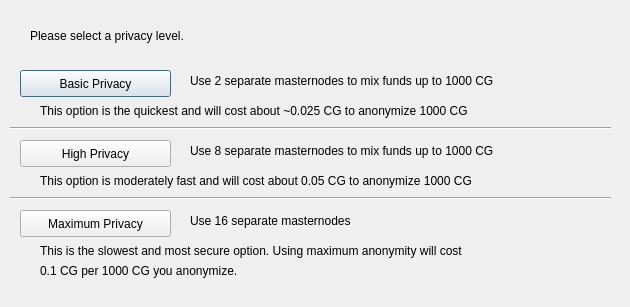
<?xml version="1.0" encoding="UTF-8"?>
<ui version="4.0">
 <class>DarksendConfig</class>
 <widget class="QDialog" name="DarksendConfig">
  <property name="geometry">
   <rect>
    <x>0</x>
    <y>0</y>
    <width>630</width>
    <height>307</height>
   </rect>
  </property>
  <property name="windowTitle">
   <string>Configure PrivateSend</string>
  </property>
  <widget class="QPushButton" name="buttonBasic">
   <property name="geometry">
    <rect>
     <x>20</x>
     <y>70</y>
     <width>151</width>
     <height>27</height>
    </rect>
   </property>
   <property name="text">
    <string>Basic Privacy</string>
   </property>
  </widget>
  <widget class="QPushButton" name="buttonHigh">
   <property name="geometry">
    <rect>
     <x>20</x>
     <y>140</y>
     <width>151</width>
     <height>27</height>
    </rect>
   </property>
   <property name="text">
    <string>High Privacy</string>
   </property>
  </widget>
  <widget class="QPushButton" name="buttonMax">
   <property name="geometry">
    <rect>
     <x>20</x>
     <y>210</y>
     <width>151</width>
     <height>27</height>
    </rect>
   </property>
   <property name="text">
    <string>Maximum Privacy</string>
   </property>
  </widget>
  <widget class="QLabel" name="label">
   <property name="geometry">
    <rect>
     <x>30</x>
     <y>20</y>
     <width>571</width>
     <height>31</height>
    </rect>
   </property>
   <property name="text">
    <string>Please select a privacy level.</string>
   </property>
  </widget>
  <widget class="QLabel" name="label_2">
   <property name="geometry">
    <rect>
     <x>190</x>
     <y>70</y>
     <width>421</width>
     <height>21</height>
    </rect>
   </property>
   <property name="text">
    <string>Use 2 separate masternodes to mix funds up to 1000 CG</string>
   </property>
  </widget>
  <widget class="QLabel" name="label_3">
   <property name="geometry">
    <rect>
     <x>190</x>
     <y>140</y>
     <width>411</width>
     <height>21</height>
    </rect>
   </property>
   <property name="text">
    <string>Use 8 separate masternodes to mix funds up to 1000 CG</string>
   </property>
  </widget>
  <widget class="QLabel" name="label_4">
   <property name="geometry">
    <rect>
     <x>190</x>
     <y>210</y>
     <width>421</width>
     <height>21</height>
    </rect>
   </property>
   <property name="text">
    <string>Use 16 separate masternodes</string>
   </property>
  </widget>
  <widget class="QLabel" name="label_6">
   <property name="geometry">
    <rect>
     <x>40</x>
     <y>100</y>
     <width>561</width>
     <height>21</height>
    </rect>
   </property>
   <property name="text">
    <string>This option is the quickest and will cost about ~0.025 CG to anonymize 1000 CG</string>
   </property>
  </widget>
  <widget class="QLabel" name="label_7">
   <property name="geometry">
    <rect>
     <x>40</x>
     <y>170</y>
     <width>561</width>
     <height>21</height>
    </rect>
   </property>
   <property name="text">
    <string>This option is moderately fast and will cost about 0.05 CG to anonymize 1000 CG</string>
   </property>
  </widget>
  <widget class="QLabel" name="label_8">
   <property name="geometry">
    <rect>
     <x>40</x>
     <y>240</y>
     <width>561</width>
     <height>21</height>
    </rect>
   </property>
   <property name="text">
    <string>This is the slowest and most secure option. Using maximum anonymity will cost</string>
   </property>
  </widget>
  <widget class="QLabel" name="label_9">
   <property name="geometry">
    <rect>
     <x>40</x>
     <y>260</y>
     <width>561</width>
     <height>21</height>
    </rect>
   </property>
   <property name="text">
    <string>0.1 CG per 1000 CG you anonymize.</string>
   </property>
  </widget>
  <widget class="Line" name="line">
   <property name="geometry">
    <rect>
     <x>10</x>
     <y>120</y>
     <width>601</width>
     <height>16</height>
    </rect>
   </property>
   <property name="orientation">
    <enum>Qt::Horizontal</enum>
   </property>
  </widget>
  <widget class="Line" name="line_2">
   <property name="geometry">
    <rect>
     <x>10</x>
     <y>190</y>
     <width>601</width>
     <height>16</height>
    </rect>
   </property>
   <property name="orientation">
    <enum>Qt::Horizontal</enum>
   </property>
  </widget>
 </widget>
 <resources/>
 <connections/>
</ui>
